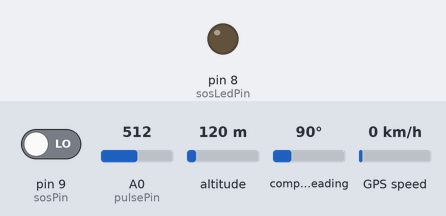
The sketch below on a simulated Arduino Uno, built with avr-gcc and run on an emulated ATmega328P. On the bench: output pins drawn as LEDs (lit = HIGH). The inputs (shaded band) are chosen by the test bench; at power-on: pin 9 (sosPin) LOW, A0 (pulsePin) = 512, altitude 120 m, compass heading 90°, GPS speed 0 km/h. The GPS gets a fix after 3 s at 37.7749, -122.4194 with 8 satellites; the modem accepts every AT command (registered, SIM ready, sends succeed) and sends nothing else; what the sketch prints to the serial monitor is not drawn.

Above: at 3.2 s.
3.3 s: pin 9 (sosPin) driven HIGH
At 15.5 s:
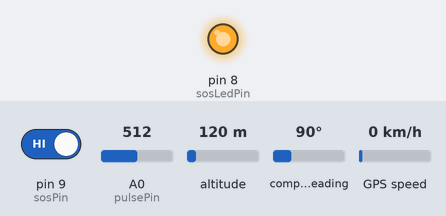
16.6 s: pin 9 (sosPin) driven LOW
At 29.8 s:
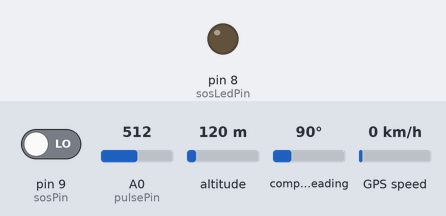
Timing chart, 0 to 31.3 s (numbered marks = the images above; inputs shaded):
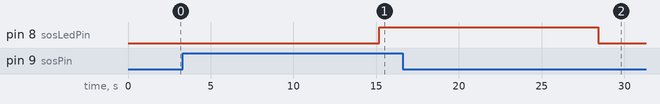

Measured:
- after the input at 3.3 s, pin 8 (sosLedPin): LOW → HIGH after 11.9 s
- after the input at 16.6 s, pin 8 (sosLedPin): HIGH → LOW after 11.8 s

The sketch:

SHTSystem.ino
```cpp
#include <SoftwareSerial.h>
#include <stdlib.h>
#include <TinyGPS.h>
#define SSID        "NITAP_Admin"
#define PASS        "1234567890"
//#define SSID        "TIGER hostel"
//#define PASS        "ughostel@boys"
#define DEST_HOST   "172.16.30.195"
#define DEST_IP     "172.16.30.195"
#define TIMEOUT     2000 // mS
#define DEVICE_ID "5727e69b68645f320b948bc9"

TinyGPS gps;
//setup software Serial for GPS at pin 5(RX),4(TX)
SoftwareSerial gpsSerial(5, 4);
//setup software Serial for ESP8266 at pin 6(RX),7(TX)
SoftwareSerial esp8266Serial(6, 7);
int pulse[5]={0},sat=8;
// Sensor and pins variables
int pulsePin = 0;
int blinkPin = 13;
int sosLedPin=8;
int sosPin=9;
int counter=0;
int stateSos=0;
int satallite=0,prec=0;
String _lat,_lon;

// Pulse rate variable
volatile int BPM;
int counts=0;

// Raw signal
volatile int Signal;

// Interval between beats
volatile int IBI = 600;

// Becomes true when the pulse is high
volatile boolean Pulse = false;

// Becomes true when Arduino finds a pulse
volatile boolean QS = false;

// communicate and execute AT commands in esp8266 module
void executeCommand(String cmd){
    esp8266Serial.println(cmd);
}
//connect to access point
void connectWiFi()
{
    String cmd = "AT+CWJAP=\""; cmd += SSID; cmd += "\",\""; cmd += PASS; cmd += "\"";
    for(int i=0;i<2;i++)
    {executeCommand(cmd);
        delay(1000);
    }
}
//prepare data and send data to base station through put request
void sendData(int _counter){
    //start tcp connection at base station
    String cmd = "AT+CIPSTART=\"TCP\",\""; cmd += DEST_IP; cmd += "\",3030";
    executeCommand(cmd);
    delay(1000);
    // prepare body for put request
    String postData="{\"pulse\": ";
    postData+=String(pulse[_counter]);
    postData+=",\"gpsData\":{\"lat\": ";
    postData+=_lat;
    postData+=", \"lon\":";
    postData+=_lon;
    postData+=",\"sat\":";
    postData+=String(satallite);
    postData+=",\"prec\":";
    postData+=String(prec)+"}";
    postData+=",\"sosState\":";
    postData+=String(stateSos)+"}";
    // Build HTTP request.
    cmd = "PUT /api/device/"+String(DEVICE_ID)+" HTTP/1.1\r\nUser-Agent: Arduino/1.0\r\n Host:";
    cmd += DEST_HOST;
    cmd += ":3030\r\n";
    cmd+="Content-Type: application/json\r\n";
    cmd+="Content-Length:";
    cmd+=String(postData.length());
    cmd+="\r\n\r\n";
    cmd+=postData;
    //print request to Serial
    Serial.println(cmd);
    // Ready the module to receive raw data
    executeCommand("AT+CIPSEND="+String(cmd.length()));
    executeCommand(cmd);
    delay(500);
    // executeCommand("AT+CIPCLOSE");
    // Loop forever echoing data received from destination server.

    //   while (esp8266Serial.available())
    // Serial.write(esp8266Serial.read());
}
void setup()
{
    Serial.begin(115200);
    esp8266Serial.begin(115200);
    gpsSerial.begin(9600);
    pinMode(sosLedPin, OUTPUT);
    // initialize the switch pin as an input:
    pinMode(sosPin, INPUT);
    //writing sos led pin as low(turn off)
    digitalWrite(sosLedPin, LOW);
    Serial.print("AT");
// set the station mode to default mode router
    executeCommand("AT+CWMODE=1");
    //  AT+CIPMUX= - Value can be '0' (single IP) or '1' (multi IP)
    executeCommand("AT+CIPMUX=0");
// connect to access point
    connectWiFi();
    //set up interrupt
    interruptSetup();
}

void loop()
{
    // delay(1000);
    //disable timer 2 to encode,decode gps data and send data to base station through put request from esp8266 module
    TCCR2A = 0x00;// ENABLE PWM ON DIGITAL PINS 3 AND 11
    TIMSK2 = 0x00;// DISABLE INTERRUPT ON MATCH BETWEEN TIMER2 AND OCR2A
    // read sos signal input from pin 10
    stateSos = digitalRead(sosPin);

    // check if the switch is pressed.
    // if it is, the buttonState is HIGH:
    if (stateSos == 1 ) {
        Serial.print(stateSos);
        Serial.print("HIGH");
        // turn LED on:
        digitalWrite(sosLedPin,HIGH);
    }
    else{
        Serial.print("LOW");
        //  turn LED off
        digitalWrite(sosLedPin,LOW);
    }
    // loop to send gps data, pulse counts and sos state to basse station
    for (unsigned long duration = millis(); millis() - duration < 7000;)
    {
        // loop  to get gps data
        for (unsigned long duration = millis(); millis() - duration < 2000;)
        gps_data();

        int _counter=0;
        for (unsigned long duration = millis(); millis() - duration < 5000;)
        {
            //prepare and data to send to base station
            sendData((_counter++)%counter);
        }
    }
    // set timer two to two milliseconds for pulse readings
    TCCR2A = 0x02;// DISABLE PWM ON DIGITAL PINS 3 AND 11, AND GO INTO CTC MODE
    TIMSK2 = 0x02;// ENABLE INTERRUPT ON MATCH BETWEEN TIMER2 AND OCR2A
    for (unsigned long duration = millis(); millis() - duration < 4000;)
    {//counter=0;
        pulse_data();
    }
    delay(1000);


}
//get gps data
void gps_data(){
    bool newData = false;
    unsigned long chars;
    unsigned short sentences, failed;

    // For one second we parse GPS data and report some key values

    for (unsigned long start = millis(); millis() - start < 1000;)
    {
        while (gpsSerial.available())
        {

            char c = gpsSerial.read();
//       Serial.write(c); // uncomment this line if you want to see the GPS data flowing
            if (gps.encode(c)) // Did a new valid sentence come in?
                newData = true;
        }
    }

    if (newData)
    {
        float flat, flon;
        unsigned long age;
        char latitude[9],longitude[9];
        gps.f_get_position(&flat, &flon, &age);
        _lat="";_lon="";
        //convert latitude(float) value to latitude(String)
        dtostrf((flat == TinyGPS::GPS_INVALID_F_ANGLE ? 0.0 : flat),8,6,latitude);
        for(int i=0;i<sizeof(latitude);i++)
        {
            _lat+=latitude[i];
        }
        //convert longitude(float) value to longitude(String)
        dtostrf((flon == TinyGPS::GPS_INVALID_F_ANGLE ? 0.0 : flon),8,6,longitude);
        for(int i=0;i<sizeof(longitude);i++)
        {
            _lon+=longitude[i];
        }
        //set satallite value
        satallite=(gps.satellites() == TinyGPS::GPS_INVALID_SATELLITES ? 0 : gps.satellites());

        //set precision value
        prec=(gps.hdop() == TinyGPS::GPS_INVALID_HDOP ? 0 : gps.hdop());

    }
        //print chars,sentences length and error code to Serial in case any occur
    gps.stats(&chars, &sentences, &failed);
    Serial.print(" CHARS=");
    Serial.print(chars);
    Serial.print(" SENTENCES=");
    Serial.print(sentences);
    Serial.print(" CSUM ERR=");
    Serial.println(failed);
    if (chars == 0)
        Serial.println("** No characters received from GPS: check wiring **");

}
//count pulse
void pulse_data(){
    if (QS == true) {


        pulse[(counter++)%5]=BPM;
        if(counter>=5)
            counter=0;
        // Reset the Quantified Self flag for next time
        QS = false;
    }

    // Wait 20 ms
    delay(20);
}
```

interrupt.ino
```cpp
volatile int rate[10];                    // array to hold last ten IBI values
volatile unsigned long sampleCounter = 0;          // used to determine pulse timing
volatile unsigned long lastBeatTime = 0;           // used to find IBI
volatile int P =512;                      // used to find peak in pulse wave, seeded
volatile int T = 512;                     // used to find trough in pulse wave, seeded
volatile int thresh = 512;                // used to find instant moment of heart beat, seeded
volatile int amp = 100;                   // used to hold amplitude of pulse waveform, seeded
volatile boolean firstBeat = true;        // used to seed rate array so we startup with reasonable BPM
volatile boolean secondBeat = false;      // used to seed rate array so we startup with reasonable BPM


void interruptSetup(){
  // Initializes Timer2 to throw an interrupt every 2mS.
  TCCR2A = 0x02;     // DISABLE PWM ON DIGITAL PINS 3 AND 11, AND GO INTO CTC MODE
  TCCR2B = 0x06;     // DON'T FORCE COMPARE, 256 PRESCALER
  OCR2A = 0X7C;      // SET THE TOP OF THE COUNT TO 124 FOR 500Hz SAMPLE RATE
  TIMSK2 = 0x02;     // ENABLE INTERRUPT ON MATCH BETWEEN TIMER2 AND OCR2A
  sei();             // MAKE SURE GLOBAL INTERRUPTS ARE ENABLED
}


// THIS IS THE TIMER 2 INTERRUPT SERVICE ROUTINE.
// Timer 2 makes sure that we take a reading every 2 miliseconds
ISR(TIMER2_COMPA_vect){                         // triggered when Timer2 counts to 124
  cli();                                      // disable interrupts while we do this
  Signal = analogRead(pulsePin);              // read the Pulse Sensor
  sampleCounter += 2;                         // keep track of the time in mS with this variable
  int N = sampleCounter - lastBeatTime;       // monitor the time since the last beat to avoid noise

    //  find the peak and trough of the pulse wave
  if(Signal < thresh && N > (IBI/5)*3){       // avoid dichrotic noise by waiting 3/5 of last IBI
    if (Signal < T){                        // T is the trough
      T = Signal;                         // keep track of lowest point in pulse wave
    }
  }

  if(Signal > thresh && Signal > P){          // thresh condition helps avoid noise
    P = Signal;                             // P is the peak
  }                                        // keep track of highest point in pulse wave

  //  NOW IT'S TIME TO LOOK FOR THE HEART BEAT
  // signal surges up in value every time there is a pulse
  if (N > 250){                                   // avoid high frequency noise
    if ( (Signal > thresh) && (Pulse == false) && (N > (IBI/5)*3) ){
      Pulse = true;                               // set the Pulse flag when we think there is a pulse
      digitalWrite(blinkPin,HIGH);                // turn on pin 13 LED
      IBI = sampleCounter - lastBeatTime;         // measure time between beats in mS
      lastBeatTime = sampleCounter;               // keep track of time for next pulse

      if(secondBeat){                        // if this is the second beat, if secondBeat == TRUE
        secondBeat = false;                  // clear secondBeat flag
        for(int i=0; i<=9; i++){             // seed the running total to get a realisitic BPM at startup
          rate[i] = IBI;
        }
      }

      if(firstBeat){                         // if it's the first time we found a beat, if firstBeat == TRUE
        firstBeat = false;                   // clear firstBeat flag
        secondBeat = true;                   // set the second beat flag
        sei();                               // enable interrupts again
        return;                              // IBI value is unreliable so discard it
      }


      // keep a running total of the last 10 IBI values
      word runningTotal = 0;                  // clear the runningTotal variable

      for(int i=0; i<=8; i++){                // shift data in the rate array
        rate[i] = rate[i+1];                  // and drop the oldest IBI value
        runningTotal += rate[i];              // add up the 9 oldest IBI values
      }

      rate[9] = IBI;                          // add the latest IBI to the rate array
      runningTotal += rate[9];                // add the latest IBI to runningTotal
      runningTotal /= 10;                     // average the last 10 IBI values
      BPM = 60000/runningTotal;               // how many beats can fit into a minute? that's BPM!
      QS = true;                              // set Quantified Self flag
      // QS FLAG IS NOT CLEARED INSIDE THIS ISR
    }
  }

  if (Signal < thresh && Pulse == true){   // when the values are going down, the beat is over
    digitalWrite(blinkPin,LOW);            // turn off pin 13 LED
    Pulse = false;                         // reset the Pulse flag so we can do it again
    amp = P - T;                           // get amplitude of the pulse wave
    thresh = amp/2 + T;                    // set thresh at 50% of the amplitude
    P = thresh;                            // reset these for next time
    T = thresh;
  }

  if (N > 2500){                           // if 2.5 seconds go by without a beat
    thresh = 512;                          // set thresh default
    P = 512;                               // set P default
    T = 512;                               // set T default
    lastBeatTime = sampleCounter;          // bring the lastBeatTime up to date
    firstBeat = true;                      // set these to avoid noise
    secondBeat = false;                    // when we get the heartbeat back
  }

  sei();                                   // enable interrupts when youre done!
}// end isr
```
